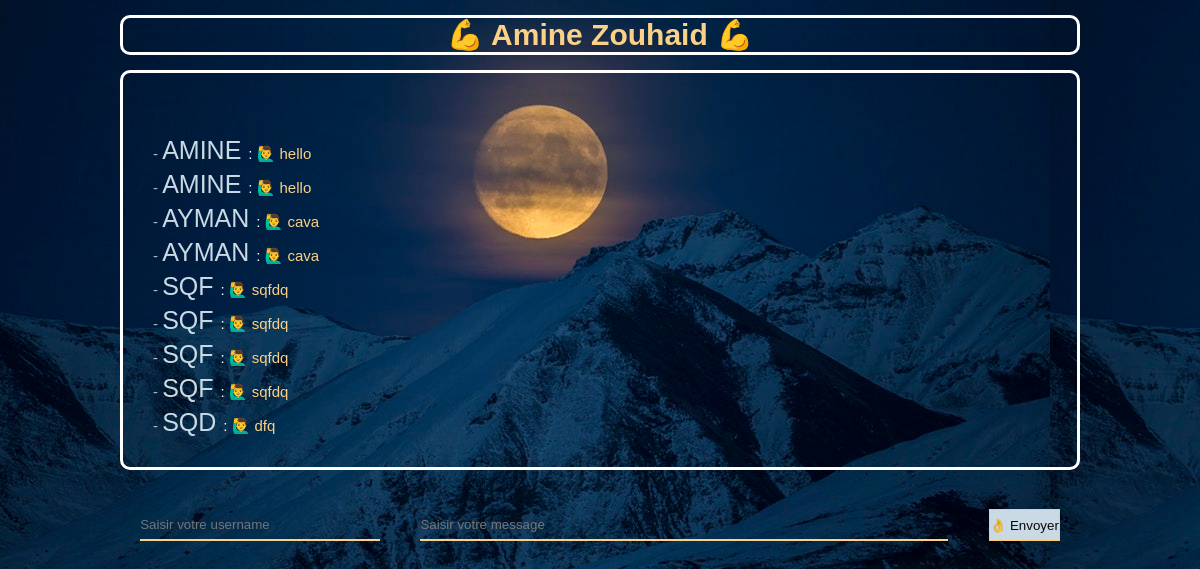
The page / on the database its author committed.
### tables this page shows
CREATE TABLE `messages` (
  `id_message` int NOT NULL,
  `utilisateur` text NOT NULL,
  `contenu_message` text NOT NULL
);

### index.php (the view, shortened to what this page needs)
<?php
    include_once('database.php');
    $query = "SELECT * FROM messages";
    $results = mysqli_query($link, $query);
?>
<!DOCTYPE html>
<html lang="en">
<head>
 <link rel="stylesheet" href="style.css?v=<?php echo time(); ?>">
<body>
    <main>
        <div class="titleBar container">
        <h1> 💪  Amine  Zouhaid  💪</h1>
        </div>
        <div class="messages container">
            <ul>
                <?php foreach ($results as $row) : ?>
                    <li class="message"><span class="tompss" >  <?php echo $row["temps"];  ?> - </span> <span class="utils"><?php echo strtoupper($row["utilisateur"])  ;   ?> </span> : 🙋‍♂️ <span  class="msg"><?php echo $row["contenu_message"];  ?> </span> </li>
                <?php endforeach ?>
            </ul>
        </div>
        <div class=" container">
            <form class="comment" action="traitement.php" method="post">
                <input type="text" name="utilisateur" id="utilisateur" placeholder="Saisir votre username">
                <input type="text" name="message" id="message" placeholder="Saisir votre message">
                <input type="submit" class="envoyer" name="envoyer" value="👌 Envoyer">
            </form>
    </main>
</body>
</html>

### style.css (style rules this page uses)
* { margin: 0; padding: 0; box-sizing: border-box; }
body { font-family: Arial, Helvetica, sans-serif; color: rgb(255, 255, 255); font-size: 15px; line-height: 1.5em; background-image: url(bg.jpg); display: flex; justify-content: center; align-items: center; }
h1 { color: #fad186; }
main { width: 80%; margin: auto; }
.titleBar { display: flex; align-items: center; justify-content: center; border-color: rgb(255, 255, 255); ; border-style: solid; margin-top: 1em; height: 5vh; border-radius: 10px; }
.messages { overflow: hidden; display: flex; align-items: flex-end; border-color: rgb(255, 255, 255); border-style: solid; margin-top: 1em; height: 50vh; padding: 2em; border-radius: 10px; }
.message { margin-top: .5em; list-style: none; }
.comment { display: flex; align-items: center; justify-content: space-around; margin-top: 1em; height: 10vh; }
#utilisateur { width: 25%; height: 40%; }
#message { width: 55%; height: 40%; }
.envoyer { height: 40%; color: rgb(10, 7, 7); background-color: #c9dae4; border: #ffcb69 solid 1px; }
.tompss { color: rgb(249, 250, 252); opacity: 70%; }
.utils { color: #c9dae4; font-size: 25px; }
.msg { color: #fad186; }
input { background:transparent; color: white; border :none; border-bottom: #fad186 solid 2px; }

### rows shown on the page
messages: utilisateur "AMINE", contenu_message "hello"
messages: utilisateur "AMINE", contenu_message "hello"
messages: utilisateur "AYMAN", contenu_message "cava"
messages: utilisateur "AYMAN", contenu_message "cava"
messages: utilisateur "SQF", contenu_message "sqfdq"
messages: utilisateur "SQF", contenu_message "sqfdq"
messages: utilisateur "SQF", contenu_message "sqfdq"
messages: utilisateur "SQF", contenu_message "sqfdq"
messages: utilisateur "SQD", contenu_message "dfq"
